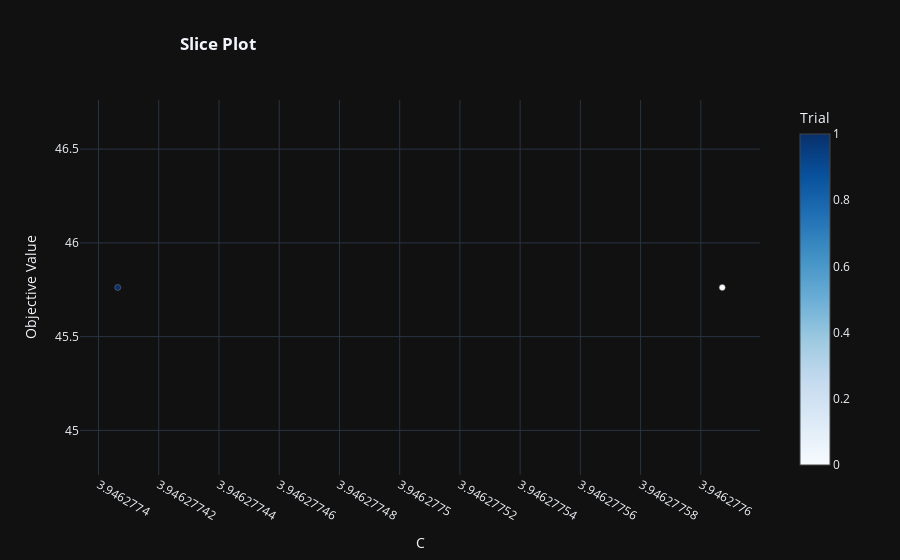

Notebook cell for this chart:
### Code cell
fig = optuna.visualization.plot_slice(study)
fig.update_layout(template='plotly_dark', title='<b>Slice Plot', title_x=0.2)
fig.show()

### Figure 1 — Plotly figure (JSON) as saved in the notebook; plotly's stock layout.template omitted (floating-point values rounded to 4 significant figures)
{"data": [{"marker": {"color": [0, 1], "colorbar": {"title": {"text": "Trial"}, "x": 1, "xpad": 40}, "colorscale": [[0, "rgb(247,251,255)"], [0.125, "rgb(222,235,247)"], [0.25, "rgb(198,219,239)"], [0.375, "rgb(158,202,225)"], [0.5, "rgb(107,174,214)"], [0.625, "rgb(66,146,198)"], [0.75, "rgb(33,113,181)"], [0.875, "rgb(8,81,156)"], [1, "rgb(8,48,107)"]], "line": {"color": "Grey", "width": 0.5}}, "mode": "markers", "name": "Feasible Trial", "showlegend": false, "type": "scatter", "x": [3.946, 3.946], "y": [45.76, 45.76]}], "layout": {"title": {"text": "<b>Slice Plot", "x": 0.2}, "xaxis": {"title": {"text": "C"}, "type": "log"}, "yaxis": {"title": {"text": "Objective Value"}}}}
